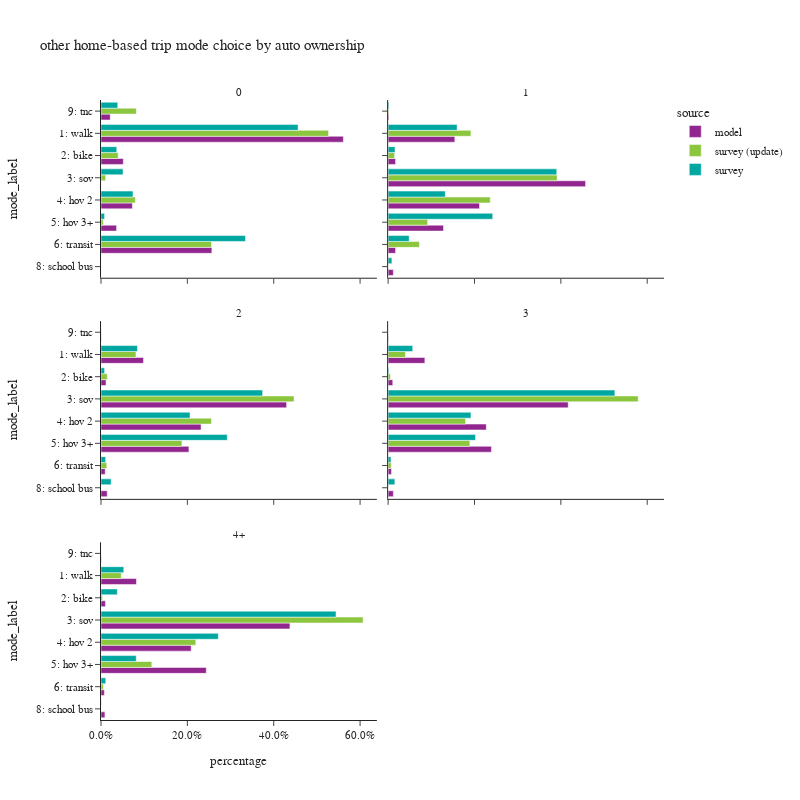

Source (notebook cell):
### Code cell
plot_mode_choice(hb_trip.loc[hb_trip['auto_ownership_4+']!="-1"],"auto_ownership_4+",
                 {"auto_ownership_4+":["0","1","2","3","4+"],
                  "mode_label":["1: walk","2: bike","3: sov","4: hov 2","5: hov 3+","6: transit",
                                   "8: school bus","9: other–survey only"]},
                 "auto ownership",2,800)

### Figure 1 — Plotly figure (JSON) as saved in the notebook; plotly's stock layout.template omitted (floating-point values rounded to 4 significant figures)
{"data": [{"alignmentgroup": "True", "customdata": [[319636], [29440], [41379], [20564], [146219], [67], [12185]], "hovertemplate": "source=model<br>auto_ownership_4+=0<br>percentage=%{x}<br>mode_label=%{y}<br>sample count=%{customdata[0]}<extra></extra>", "legendgroup": "model", "marker": {"color": "#91268F", "pattern": {"shape": ""}}, "name": "model", "offsetgroup": "model", "orientation": "h", "showlegend": true, "textposition": "auto", "type": "bar", "x": [0.5613, 0.0517, 0.07266, 0.03611, 0.2568, 0.0001176, 0.0214], "xaxis": "x5", "y": ["1: walk", "2: bike", "4: hov 2", "5: hov 3+", "6: transit", "8: school bus", "9: tnc"], "yaxis": "y5"}, {"alignmentgroup": "True", "customdata": [[406622], [45499], [1203562], [557117], [337622], [45427], [31829], [4624]], "hovertemplate": "source=model<br>auto_ownership_4+=1<br>percentage=%{x}<br>mode_label=%{y}<br>sample count=%{customdata[0]}<extra></extra>", "legendgroup": "model", "marker": {"color": "#91268F", "pattern": {"shape": ""}}, "name": "model", "offsetgroup": "model", "orientation": "h", "showlegend": false, "textposition": "auto", "type": "bar", "x": [0.1545, 0.01728, 0.4572, 0.2116, 0.1283, 0.01726, 0.01209, 0.001757], "xaxis": "x6", "y": ["1: walk", "2: bike", "3: sov", "4: hov 2", "5: hov 3+", "6: transit", "8: school bus", "9: tnc"], "yaxis": "y6"}, {"alignmentgroup": "True", "customdata": [[436754], [51476], [1907404], [1028556], [903386], [43078], [63761], [3220]], "hovertemplate": "source=model<br>auto_ownership_4+=2<br>percentage=%{x}<br>mode_label=%{y}<br>sample count=%{customdata[0]}<extra></extra>", "legendgroup": "model", "marker": {"color": "#91268F", "pattern": {"shape": ""}}, "name": "model", "offsetgroup": "model", "orientation": "h", "showlegend": false, "textposition": "auto", "type": "bar", "x": [0.09842, 0.0116, 0.4298, 0.2318, 0.2036, 0.009707, 0.01437, 0.0007256], "xaxis": "x3", "y": ["1: walk", "2: bike", "3: sov", "4: hov 2", "5: hov 3+", "6: transit", "8: school bus", "9: tnc"], "yaxis": "y3"}, {"alignmentgroup": "True", "customdata": [[196342], [24696], [962472], [524547], [552198], [18163], [28030], [1506]], "hovertemplate": "source=model<br>auto_ownership_4+=3<br>percentage=%{x}<br>mode_label=%{y}<br>sample count=%{customdata[0]}<extra></extra>", "legendgroup": "model", "marker": {"color": "#91268F", "pattern": {"shape": ""}}, "name": "model", "offsetgroup": "model", "orientation": "h", "showlegend": false, "textposition": "auto", "type": "bar", "x": [0.08507, 0.0107, 0.417, 0.2273, 0.2393, 0.00787, 0.01214, 0.0006525], "xaxis": "x4", "y": ["1: walk", "2: bike", "3: sov", "4: hov 2", "5: hov 3+", "6: transit", "8: school bus", "9: tnc"], "yaxis": "y4"}, {"alignmentgroup": "True", "customdata": [[120788], [15068], [643864], [307225], [358803], [11496], [13350], [966]], "hovertemplate": "source=model<br>auto_ownership_4+=4+<br>percentage=%{x}<br>mode_label=%{y}<br>sample count=%{customdata[0]}<extra></extra>", "legendgroup": "model", "marker": {"color": "#91268F", "pattern": {"shape": ""}}, "name": "model", "offsetgroup": "model", "orientation": "h", "showlegend": false, "textposition": "auto", "type": "bar", "x": [0.08208, 0.01024, 0.4375, 0.2088, 0.2438, 0.007812, 0.009072, 0.0006564], "xaxis": "x", "y": ["1: walk", "2: bike", "3: sov", "4: hov 2", "5: hov 3+", "6: transit", "8: school bus", "9: tnc"], "yaxis": "y"}, {"alignmentgroup": "True", "customdata": [[859], [109], [42], [67], [37], [346], [37]], "hovertemplate": "source=survey (update)<br>auto_ownership_4+=0<br>percentage=%{x}<br>mode_label=%{y}<br>sample count=%{customdata[0]}<extra></extra>", "legendgroup": "survey (update)", "marker": {"color": "#8CC63E", "pattern": {"shape": ""}}, "name": "survey (update)", "offsetgroup": "survey (update)", "orientation": "h", "showlegend": true, "textposition": "auto", "type": "bar", "x": [0.5269, 0.03985, 0.01078, 0.0795, 0.005168, 0.2559, 0.08189], "xaxis": "x5", "y": ["1: walk", "2: bike", "3: sov", "4: hov 2", "5: hov 3+", "6: transit", "9: tnc"], "yaxis": "y5"}, {"alignmentgroup": "True", "customdata": [[1449], [212], [2386], [982], [550], [235], [15]], "hovertemplate": "source=survey (update)<br>auto_ownership_4+=1<br>percentage=%{x}<br>mode_label=%{y}<br>sample count=%{customdata[0]}<extra></extra>", "legendgroup": "survey (update)", "marker": {"color": "#8CC63E", "pattern": {"shape": ""}}, "name": "survey (update)", "offsetgroup": "survey (update)", "orientation": "h", "showlegend": false, "textposition": "auto", "type": "bar", "x": [0.1918, 0.01498, 0.3913, 0.2365, 0.0915, 0.07236, 0.001591], "xaxis": "x6", "y": ["1: walk", "2: bike", "3: sov", "4: hov 2", "5: hov 3+", "6: transit", "9: tnc"], "yaxis": "y6"}, {"alignmentgroup": "True", "customdata": [[626], [85], [2280], [1338], [870], [88], [7]], "hovertemplate": "source=survey (update)<br>auto_ownership_4+=2<br>percentage=%{x}<br>mode_label=%{y}<br>sample count=%{customdata[0]}<extra></extra>", "legendgroup": "survey (update)", "marker": {"color": "#8CC63E", "pattern": {"shape": ""}}, "name": "survey (update)", "offsetgroup": "survey (update)", "orientation": "h", "showlegend": false, "textposition": "auto", "type": "bar", "x": [0.08097, 0.01455, 0.447, 0.2559, 0.1874, 0.01332, 0.0008129], "xaxis": "x3", "y": ["1: walk", "2: bike", "3: sov", "4: hov 2", "5: hov 3+", "6: transit", "9: tnc"], "yaxis": "y3"}, {"alignmentgroup": "True", "customdata": [[118], [12], [793], [328], [174], [9]], "hovertemplate": "source=survey (update)<br>auto_ownership_4+=3<br>percentage=%{x}<br>mode_label=%{y}<br>sample count=%{customdata[0]}<extra></extra>", "legendgroup": "survey (update)", "marker": {"color": "#8CC63E", "pattern": {"shape": ""}}, "name": "survey (update)", "offsetgroup": "survey (update)", "orientation": "h", "showlegend": false, "textposition": "auto", "type": "bar", "x": [0.04005, 0.005207, 0.5791, 0.1793, 0.1892, 0.007131], "xaxis": "x4", "y": ["1: walk", "2: bike", "3: sov", "4: hov 2", "5: hov 3+", "6: transit"], "yaxis": "y4"}, {"alignmentgroup": "True", "customdata": [[38], [10], [363], [136], [53], [9], [1]], "hovertemplate": "source=survey (update)<br>auto_ownership_4+=4+<br>percentage=%{x}<br>mode_label=%{y}<br>sample count=%{customdata[0]}<extra></extra>", "legendgroup": "survey (update)", "marker": {"color": "#8CC63E", "pattern": {"shape": ""}}, "name": "survey (update)", "offsetgroup": "survey (update)", "orientation": "h", "showlegend": false, "textposition": "auto", "type": "bar", "x": [0.04695, 0.00332, 0.6069, 0.2196, 0.1177, 0.005388, 0.0001649], "xaxis": "x", "y": ["1: walk", "2: bike", "3: sov", "4: hov 2", "5: hov 3+", "6: transit", "9: tnc"], "yaxis": "y"}, {"alignmentgroup": "True", "customdata": [[795], [104], [35], [60], [36], [341], [2], [32]], "hovertemplate": "source=survey<br>auto_ownership_4+=0<br>percentage=%{x}<br>mode_label=%{y}<br>sample count=%{customdata[0]}<extra></extra>", "legendgroup": "survey", "marker": {"color": "#00A7A0", "pattern": {"shape": ""}}, "name": "survey", "offsetgroup": "survey", "orientation": "h", "showlegend": true, "textposition": "auto", "type": "bar", "x": [0.4564, 0.03648, 0.05104, 0.07411, 0.008318, 0.3346, 0.000219, 0.0388], "xaxis": "x5", "y": ["1: walk", "2: bike", "3: sov", "4: hov 2", "5: hov 3+", "6: transit", "8: school bus", "9: tnc"], "yaxis": "y5"}, {"alignmentgroup": "True", "customdata": [[1396], [233], [2304], [938], [524], [231], [30], [12]], "hovertemplate": "source=survey<br>auto_ownership_4+=1<br>percentage=%{x}<br>mode_label=%{y}<br>sample count=%{customdata[0]}<extra></extra>", "legendgroup": "survey", "marker": {"color": "#00A7A0", "pattern": {"shape": ""}}, "name": "survey", "offsetgroup": "survey", "orientation": "h", "showlegend": false, "textposition": "auto", "type": "bar", "x": [0.1598, 0.01594, 0.3905, 0.1323, 0.2421, 0.04869, 0.008712, 0.001978], "xaxis": "x6", "y": ["1: walk", "2: bike", "3: sov", "4: hov 2", "5: hov 3+", "6: transit", "8: school bus", "9: tnc"], "yaxis": "y6"}, {"alignmentgroup": "True", "customdata": [[587], [96], [2202], [1259], [850], [89], [70], [6]], "hovertemplate": "source=survey<br>auto_ownership_4+=2<br>percentage=%{x}<br>mode_label=%{y}<br>sample count=%{customdata[0]}<extra></extra>", "legendgroup": "survey", "marker": {"color": "#00A7A0", "pattern": {"shape": ""}}, "name": "survey", "offsetgroup": "survey", "orientation": "h", "showlegend": false, "textposition": "auto", "type": "bar", "x": [0.08442, 0.008308, 0.3743, 0.2061, 0.2924, 0.01084, 0.02346, 0.0001897], "xaxis": "x3", "y": ["1: walk", "2: bike", "3: sov", "4: hov 2", "5: hov 3+", "6: transit", "8: school bus", "9: tnc"], "yaxis": "y3"}, {"alignmentgroup": "True", "customdata": [[111], [13], [757], [320], [162], [8], [22]], "hovertemplate": "source=survey<br>auto_ownership_4+=3<br>percentage=%{x}<br>mode_label=%{y}<br>sample count=%{customdata[0]}<extra></extra>", "legendgroup": "survey", "marker": {"color": "#00A7A0", "pattern": {"shape": ""}}, "name": "survey", "offsetgroup": "survey", "orientation": "h", "showlegend": false, "textposition": "auto", "type": "bar", "x": [0.05691, 0.001667, 0.5251, 0.1918, 0.2024, 0.00655, 0.0156], "xaxis": "x4", "y": ["1: walk", "2: bike", "3: sov", "4: hov 2", "5: hov 3+", "6: transit", "8: school bus"], "yaxis": "y4"}, {"alignmentgroup": "True", "customdata": [[38], [11], [322], [134], [50], [8], [4], [1]], "hovertemplate": "source=survey<br>auto_ownership_4+=4+<br>percentage=%{x}<br>mode_label=%{y}<br>sample count=%{customdata[0]}<extra></extra>", "legendgroup": "survey", "marker": {"color": "#00A7A0", "pattern": {"shape": ""}}, "name": "survey", "offsetgroup": "survey", "orientation": "h", "showlegend": false, "textposition": "auto", "type": "bar", "x": [0.05278, 0.0378, 0.5443, 0.2717, 0.08161, 0.011, 0.0006768, 0.0001664], "xaxis": "x", "y": ["1: walk", "2: bike", "3: sov", "4: hov 2", "5: hov 3+", "6: transit", "8: school bus", "9: tnc"], "yaxis": "y"}], "layout": {"annotations": [{"font": {}, "showarrow": false, "text": "4+", "x": 0.245, "xanchor": "center", "xref": "paper", "y": 0.2867, "yanchor": "bottom", "yref": "paper"}, {"font": {}, "showarrow": false, "text": "2", "x": 0.245, "xanchor": "center", "xref": "paper", "y": 0.6433, "yanchor": "bottom", "yref": "paper"}, {"font": {}, "showarrow": false, "text": "3", "x": 0.755, "xanchor": "center", "xref": "paper", "y": 0.6433, "yanchor": "bottom", "yref": "paper"}, {"font": {}, "showarrow": false, "text": "0", "x": 0.245, "xanchor": "center", "xref": "paper", "y": 1.0, "yanchor": "bottom", "yref": "paper"}, {"font": {}, "showarrow": false, "text": "1", "x": 0.755, "xanchor": "center", "xref": "paper", "y": 1.0, "yanchor": "bottom", "yref": "paper"}], "barmode": "group", "height": 800, "legend": {"title": {"text": "source"}, "tracegroupgap": 0}, "title": {"text": "other home-based trip mode choice by auto ownership"}, "width": 800, "xaxis": {"anchor": "y", "domain": [0.0, 0.49], "tickformat": ".1%", "title": {"text": "percentage"}}, "xaxis2": {"anchor": "y2", "domain": [0.51, 1.0], "matches": "x", "tickformat": ".1%", "title": {"text": "percentage"}}, "xaxis3": {"anchor": "y3", "domain": [0.0, 0.49], "matches": "x", "showticklabels": false, "tickformat": ".1%"}, "xaxis4": {"anchor": "y4", "domain": [0.51, 1.0], "matches": "x", "showticklabels": false, "tickformat": ".1%"}, "xaxis5": {"anchor": "y5", "domain": [0.0, 0.49], "matches": "x", "showticklabels": false, "tickformat": ".1%"}, "xaxis6": {"anchor": "y6", "domain": [0.51, 1.0], "matches": "x", "showticklabels": false, "tickformat": ".1%"}, "yaxis": {"anchor": "x", "categoryarray": ["9: other–survey only", "8: school bus", "6: transit", "5: hov 3+", "4: hov 2", "3: sov", "2: bike", "1: walk"], "categoryorder": "array", "domain": [0.0, 0.2867], "title": {"text": "mode_label"}}, "yaxis2": {"anchor": "x2", "domain": [0.0, 0.2867], "matches": "y", "showticklabels": false}, "yaxis3": {"anchor": "x3", "categoryarray": ["9: other–survey only", "8: school bus", "6: transit", "5: hov 3+", "4: hov 2", "3: sov", "2: bike", "1: walk"], "categoryorder": "array", "domain": [0.3567, 0.6433], "matches": "y", "title": {"text": "mode_label"}}, "yaxis4": {"anchor": "x4", "domain": [0.3567, 0.6433], "matches": "y", "showticklabels": false}, "yaxis5": {"anchor": "x5", "categoryarray": ["9: other–survey only", "8: school bus", "6: transit", "5: hov 3+", "4: hov 2", "3: sov", "2: bike", "1: walk"], "categoryorder": "array", "domain": [0.7133, 1.0], "matches": "y", "title": {"text": "mode_label"}}, "yaxis6": {"anchor": "x6", "domain": [0.7133, 1.0], "matches": "y", "showticklabels": false}}}
